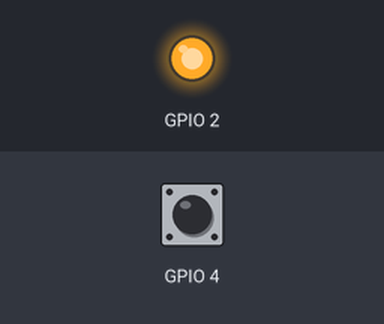
Simulated run of this program. Board: ESP32. Shown: output pins drawn as LEDs (lit = HIGH). Dashed ring = blinking. The inputs (shaded band) are chosen by the test bench; at power-on: GPIO 4 HIGH. What the program prints to the serial monitor is not drawn.

Above: at 0.6 s.
At 1.2 s:
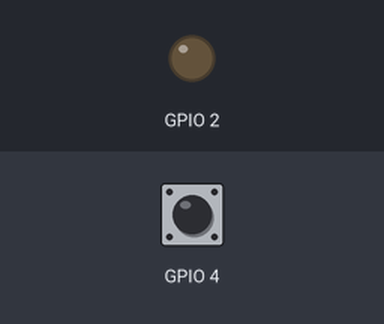
1.3 s: GPIO 4 pulled LOW for 0.15 s
At 1.55 s:
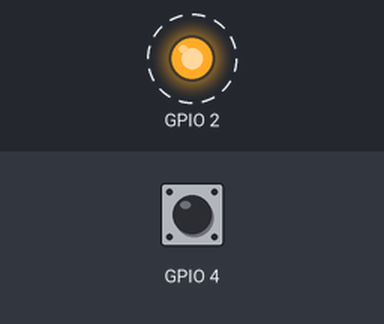
Timing chart, 0 to 10.3 s (numbered marks = the images above; inputs shaded):
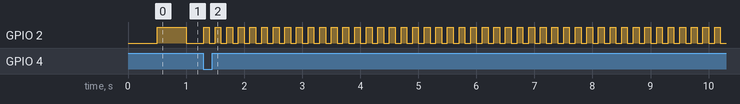

Measured:
- after the input at 1.3 s, GPIO 2: alternates HIGH for 0.10 s and LOW for 0.10 s, starting at once

The program:

main.cpp
```cpp
#include <Arduino.h>
// Define LED_BUILTIN if the board framework does not provide it

// TODO:
// - Blink LED_BUILTIN using millis() at a rate that toggles between 500ms and 100ms
// - Read BUTTON_PIN (INPUT_PULLUP) with software debounce
//   (PRESSED = LOW for a plain button to GND; HIGH for the kit's 3-pin module)
// - Each confirmed press toggles the blink rate and prints to Serial
#define PRESSED LOW   // plain button to GND. Kit 3-pin button module: HIGH

unsigned long lastToggle    = 0;
unsigned long blinkInterval = 500;
unsigned long lastPressTime = 0;
bool          ledState      = false;

void setup() {
    Serial.begin(115200);
    pinMode(LED_PIN, OUTPUT);
    pinMode(BUTTON_PIN, INPUT_PULLUP);
    Serial.println("Module 2 ready.");
}

void loop() {
    unsigned long now = millis();

    // --- LED blink task ---
    if (now - lastToggle >= blinkInterval) {
        lastToggle = now;
        ledState = !ledState;             // flip on/off
        digitalWrite(LED_PIN, ledState);
    }

    // --- Button task ---
    int raw = digitalRead(BUTTON_PIN);
    if (raw == PRESSED && now - lastPressTime >= 200) {
        lastPressTime = now;
        // toggle the blink rate between 500 ms and 100 ms
        if (blinkInterval == 500) {
            blinkInterval = 100;
        } else {
            blinkInterval = 500;
        }
        Serial.printf("[%lums] press — interval now %lums\n", now, blinkInterval);
    }
}
```
